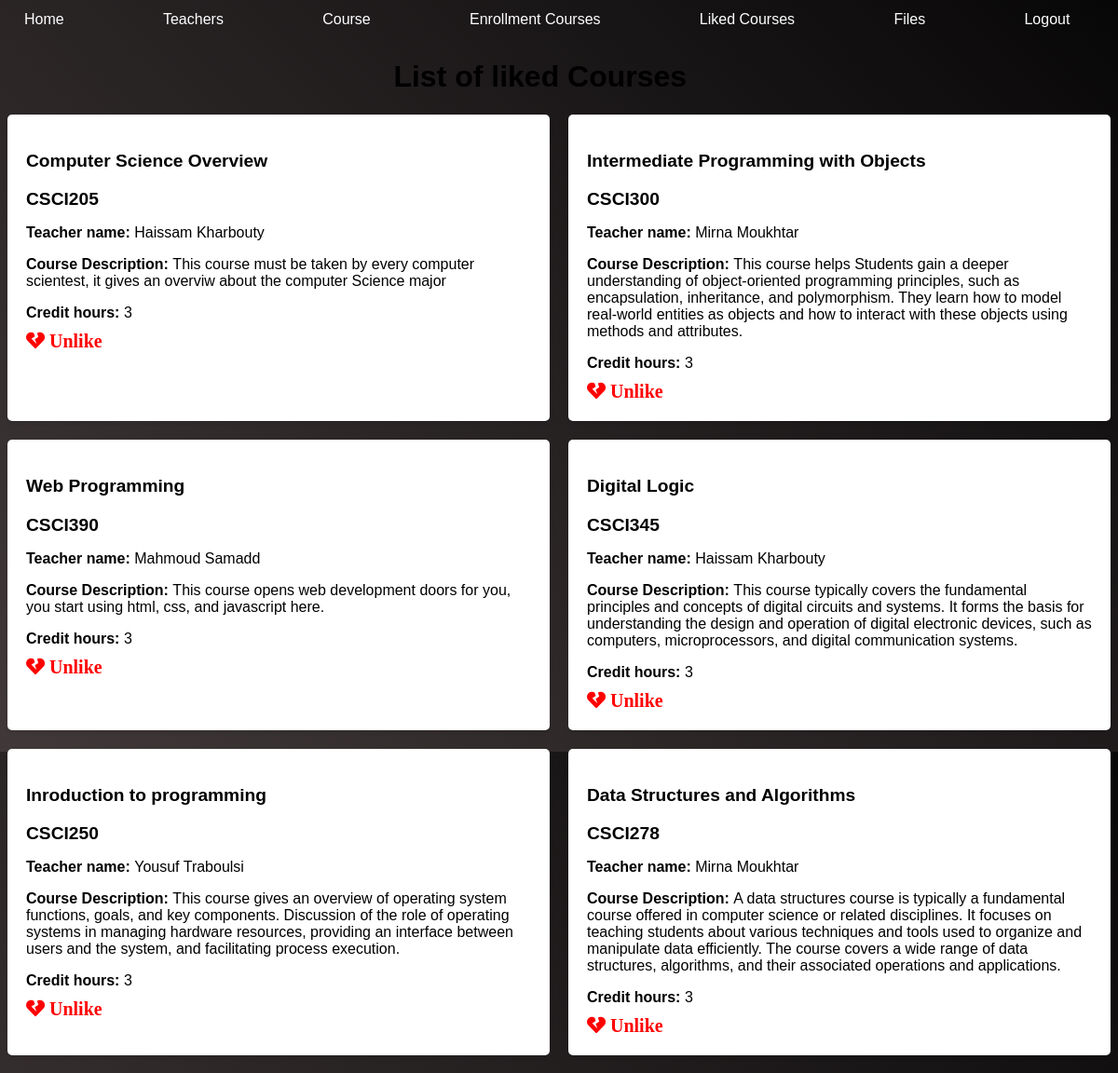
Screenshot of /student/liked_course.php (signed in) with the database file from the repository.
### tables this page shows
CREATE TABLE `course` (
  `id` varchar(30) NOT NULL,
  `name` varchar(50) NOT NULL,
  `teacher_id` int(11) NOT NULL,
  `description` varchar(500) NOT NULL,
  `credit_hour` int(2) NOT NULL
);

CREATE TABLE `teacher` (
  `id` int(11) NOT NULL,
  `name` varchar(30) NOT NULL,
  `profession` varchar(30) NOT NULL,
  `email` varchar(30) NOT NULL,
  `password` varchar(255) NOT NULL,
  `experience year` int(2) NOT NULL
);

### student/liked_course.php (the view, shortened to what this page needs)
<!DOCTYPE html>
<html lang="en">
<head>
    <link rel="stylesheet" href="stdd_style.css">
    <link rel="stylesheet" href="https://cdnjs.cloudflare.com/ajax/libs/font-awesome/5.15.4/css/all.min.css">
</head>
<body>
<div class="menu">
    <button><a href="student_home.php">Home</a></button>
    <button><a href="teacher.php">Teachers</a></button>
    <button><a href="courses.php">Course</a></button>
    <button><a href="enrollment_course.php">Enrollment Courses</a></button>
    <button><a href="liked_course.php">Liked Courses</a></button>
    <button><a href="uploaded_files.php">Files</a></button>
    <button><a href="../login.php">Logout</a></button>
  </div>
<?php
include '../connection.php';
$student_id = $_SESSION['ids'];
$query = "SELECT * FROM liked_courses WHERE student_id = '$student_id'";
$result = mysqli_query($conn, $query);
$num = mysqli_num_rows($result);
if ($num > 0) {
    echo "<h1>List of liked Courses</h1>";
    echo "<div class='grid'>";
    while ($row = mysqli_fetch_array($result)) {
        $course_id = $row["course_id"];
        $query2 = "SELECT * FROM course WHERE id = '$course_id'";
        $result2 = mysqli_query($conn, $query2);
        while ($row = mysqli_fetch_array($result2)) {
        $name = "Select `name` From `teacher` where id =  '$row[teacher_id]'";
        $res = mysqli_query($conn,$name);
        while ($rows = mysqli_fetch_array($res)) {
        echo "<div class='card' id='course-grid'>";
        echo "<h3>" . $row["name"] . "</h3>";
        echo "<h3>" . $row["id"] . "</h3>";
        echo "<p><strong>Teacher name: </strong>" . $rows["name"] . "</p>";
        echo "<p><strong>Course Description: </strong>" . $row["description"] . "</p>";
        echo "<p><strong>Credit hours: </strong>" . $row["credit_hour"] . "</p>";
            echo "<form method='post' action='' onsubmit='return confirmDelete();'>";
            echo "<button type='submit' name='remove_course' class='icon-button'><i class='fas fa-heart-broken'> Unlike</i></button>";
            echo "</form>";
            echo "</div>";
        }
        }
    }
    echo "</div>";
    echo "<br>";
} else {
    echo "<h1>You have not liked any courses</h1>";
}
?>
</body>
</html>

### student/stdd_style.css (style rules this page uses)
body { font-family: sans-serif; background: linear-gradient(45deg, #413939, #080708); }
.menu { display: flex; justify-content: space-between; color: white; padding: 12px; width: 97.5%; margin-top: -9px; }
.menu a { color: rgb(255, 255, 255); text-decoration: none; }
.menu button { background-color: transparent; border: none; color: rgb(221, 12, 12); cursor: pointer; font-size: 16px; margin-right: 20px; }
.grid { display: grid; grid-template-columns: repeat(2, minmax(0, 1fr)); grid-gap: 20px; }
.card { background-color: #fff; padding: 20px; box-shadow: 0 2px 4px rgba(0, 0, 0, 0.1); border-radius: 5px; }
.card h3 { font-size: 1.2rem; margin-bottom: 10px; }
.card p { margin-bottom: 10px; }
h1 { margin-left: 35%; }

### student/liked_course.php (style rules this page uses)
.icon-button { padding: 0; border: none; background: none; color: red; font-size: 20px; cursor: pointer; }
body { height: 100vh; }

### rows the page displays
course: name "Computer Science Overview", id "CSCI205", description "This course must be taken by every computer scientest, it gives an overviw about the computer Science major", credit_hour "3"
teacher: name "Haissam Kharbouty"
course: name "Intermediate Programming with Objects", id "CSCI300", description "This course helps Students gain a deeper understanding of object-oriented programming principles, such as encapsulation, inheritance, and polymorphism. They learn how to model real-world entities as objects and how to interact with these objects using methods and attributes.", credit_hour "3"
teacher: name "Mirna Moukhtar"
course: name "Web Programming", id "CSCI390", description "This course opens web development doors for you, you start using html, css, and javascript here.", credit_hour "3"
teacher: name "Mahmoud Samadd"
course: name "Digital Logic", id "CSCI345", description "This course typically covers the fundamental principles and concepts of digital circuits and systems. It forms the basis for understanding the design and operation of digital electronic devices, such as computers, microprocessors, and digital communication systems.", credit_hour "3"
course: name "Inroduction to programming", id "CSCI250", description "This course gives an overview of operating system functions, goals, and key components. Discussion of the role of operating systems in managing hardware resources, providing an interface between users and the system, and facilitating process execution.", credit_hour "3"
teacher: name "Yousuf Traboulsi"
course: name "Data Structures and Algorithms", id "CSCI278", description "A data structures course is typically a fundamental course offered in computer science or related disciplines. It focuses on teaching students about various techniques and tools used to organize and manipulate data efficiently. The course covers a wide range of data structures, algorithms, and their associated operations and applications.", credit_hour "3"
